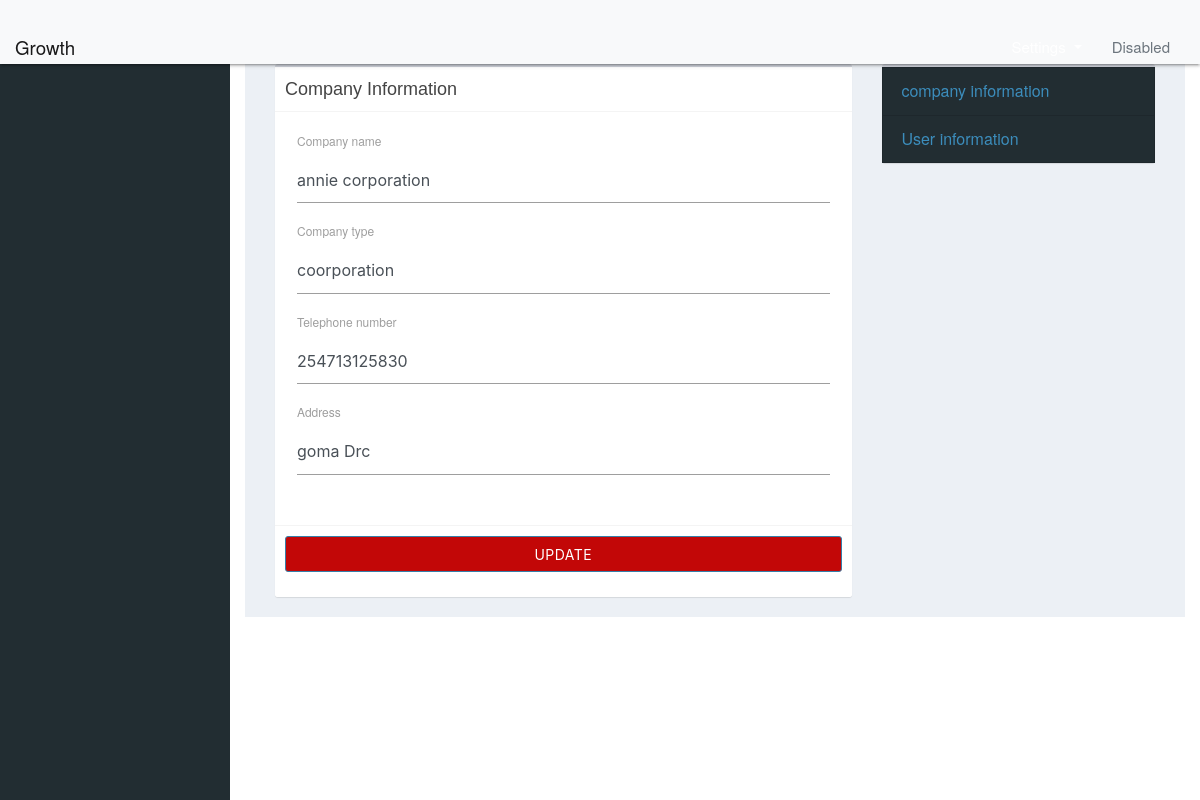
Page /account/company_information (signed in) on the committed database.
### tenderingSystem/model.py (models this page shows, shortened)
class Company(db.Model):
    id = db.Column(db.INTEGER, primary_key=True, autoincrement=True)
    company_name = db.Column(db.String(100), nullable=False, unique=True)
    phone_number = db.Column(db.String(15), nullable=False)
    address = db.Column(db.String(100), nullable=False)
    company_type = db.Column(db.String(50), nullable=True)
    user = db.Column(db.INTEGER, db.ForeignKey("users.id"), nullable=False, unique=True)
    tender_publisher = db.relationship("Tenders", backref="publisher", lazy=True)
    bid_publisher = db.relationship("Bid", backref="bid_publisher", lazy=True)

### tenderingSystem/routes.py (the view, shortened to what this page needs)
@app.route('/account/company_information', methods=["GET", "POST"])
@login_required
def company_information():
    form = CompanyForm()
    update_form = UpdateCompanyForm()
    company = get_company_information()
    if request.method == "GET":
        if company:
            update_form.company_name.data = company.company_name
            update_form.company_type.data = company.company_type
            update_form.phone_number.data = company.phone_number
            update_form.address.data = company.address
            return render_template('company_info.html', company=company, update_form=update_form)
        else:
            return render_template('company_info.html', form=form)
    return render_template('buyer/company_info.html', form=form, company_name=company.company_name)

### tenderingSystem/forms.py
class CompanyForm(FlaskForm):
    company_name = StringField("Company name", validators=[DataRequired()])
    phone_number = IntegerField("Telephone number", validators=[DataRequired()])
    address = StringField("Address", validators=[DataRequired()])
    company_type = StringField("Company type", validators=[DataRequired()])
    submit = SubmitField("register")

class UpdateCompanyForm(FlaskForm):
    company_name = StringField("Company name", validators=[DataRequired()])
    phone_number = IntegerField("Telephone number", validators=[DataRequired()])
    address = StringField("Address", validators=[DataRequired()])
    company_type = StringField("Company type", validators=[DataRequired()])
    submit = SubmitField("Update")

### tenderingSystem/helper_functions.py (called while the page is built)
def get_company_information():
    company = Company.query.filter_by(user=current_user.id).first()
    return company

### tenderingSystem/model.py (called while the page is built)
@login_manager.user_loader
def load_user(user_id):
    return Users.query.get(int(user_id))

### tenderingSystem/templates/company_info.html (shortened to what this page needs)
{% extends("buyer/home.html") %}
{% block head %}
    {{ super() }}
{% endblock %}
{% block body %}
    <div class="container-fluid">
        <div class="row">
            <div class="col-8">
                 <div class="box">
                    <div class="box-header with-border">
                        <h3 class="box-title">Company Information</h3>
                    </div>
                        {% if not company %}
                            <form action="{{ url_for('company_information') }}" method="post">
                                {{ form.hidden_tag() }}
                                <div class="box-body">
                                    <fieldset class="form-group">
                                    <div class="form-group">
                                        {{ form.company_name.label(class="form-control-label") }}
                                        {% if form.company_name.errors %}
                                            {{ form.company_name(class="form-control form-control-lg is_invalid") }}
                                            {% for error in form.company_name.errors %}
                                                <div class="text-danger">
                                                    <span>{{ error }}</span>
                                                </div>
                                            {% endfor %}
                                        {% else %}
                                            {{ form.company_name(class="form-control form-control-lg") }}
                                        {% endif %}
                                    </div>
                                    <div class="form-group">
                                        {{ form.company_type.label(class="form-control-label") }}
                                        {% if form.company_type.errors %}
                                            {{ form.company_type(class="form-control form-control-lg is_invalid") }}
                                            {% for error in form.company_type.errors %}
                                                <div class="text-danger">
                                                    <span>{{ error }}</span>
                                                </div>
                                            {% endfor %}
                                        {% else %}
                                            {{ form.company_type(class="form-control form-control-lg") }}
                                        {% endif %}
                                    </div>
                                    <div class="form-group">
                                        {{ form.phone_number.label(class="form-control-label") }}
                                        {% if form.phone_number.errors %}
                                            {{ form.phone_number(class="form-control form-control-lg is_invalid") }}
                                            {% for error in form.phone_number.errors %}
                                                <div class="text-danger">
                                                    <span>{{ error }}</span>
                                                </div>
                                            {% endfor %}
                                        {% else %}
                                            {{ form.phone_number(class="form-control form-control-lg") }}
                                        {% endif %}
                                    </div>
                                    <div class="form-group">
                                        {{ form.address.label(class="form-control-label") }}
                                        {% if form.address.errors %}
                                            {{ form.address(class="form-control form-control-lg is_invalid") }}
                                            {% for error in form.address.errors %}
                                                <div class="text-danger">
                                                    <span>{{ error }}</span>
                                                </div>
                                            {% endfor %}
                                        {% else %}
                                            {{ form.address(class="form-control form-control-lg") }}
                                        {% endif %}
                                    </div>
                                    </fieldset>
                                </div>
                                <div class="box-footer">
                                    <div class="form-group">
                                        {{ form.submit(class="btn btn-primary btn-m btn-block", style="background-color: #C20707")}}
                                    </div>
                                </div>
                            </form>
                        {% else %}
                            <form action="{{ url_for('update_company_information') }}" method="post">
                                <div class="box-body">
                                    <fieldset class="form-group">
                                    <div class="form-group">
                                        {{ update_form.company_name.label(class="form-control-label") }}
                                        {% if update_form.company_name.errors %}
                                            {{ update_form.company_name(class="form-control form-control-lg is_invalid") }}
                                            {% for error in update_form.company_name.errors %}
                                                <div class="text-danger">
                                                    <span>{{ error }}</span>
                                                </div>
                                            {% endfor %}
                                        {% else %}
                                            {{ update_form.company_name(class="form-control form-control-lg") }}
                                        {% endif %}
                                    </div>
                                    <div class="form-group">
                                        {{ update_form.company_type.label(class="form-control-label") }}
                                        {% if update_form.company_type.errors %}
                                            {{ update_form.company_type(class="form-control form-control-lg is_invalid") }}
                                            {% for error in update_form.company_type.errors %}
                                                <div class="text-danger">
                                                    <span>{{ error }}</span>
                                                </div>
                                            {% endfor %}
                                        {% else %}
                                            {{ update_form.company_type(class="form-control form-control-lg") }}
                                        {% endif %}
                                    </div>
                                    <div class="form-group">
                                        {{ update_form.phone_number.label(class="form-control-label") }}
                                        {% if update_form.phone_number.errors %}
                                            {{ update_form.phone_number(class="form-control form-control-lg is_invalid") }}
                                            {% for error in update_form.phone_number.errors %}
                                                <div class="text-danger">
                                                    <span>{{ error }}</span>
                                                </div>
                                            {% endfor %}
                                        {% else %}
                                            {{ update_form.phone_number(class="form-control form-control-lg") }}
                                        {% endif %}
                                    </div>
                                    <div class="form-group">
                                        {{ update_form.address.label(class="form-control-label") }}
                                        {% if update_form.address.errors %}
                                            {{ update_form.address(class="form-control form-control-lg is_invalid") }}
                                            {% for error in update_form.address.errors %}
                                                <div class="text-danger">
                                                    <span>{{ error }}</span>
                                                </div>
                                            {% endfor %}
                                        {% else %}
                                            {{ update_form.address(class="form-control form-control-lg") }}
                                        {% endif %}
                                    </div>
                                    </fieldset>
                                </div>
                                <div class="box-footer">
                                    <div class="form-group">
                                        {{ update_form.submit(class="btn btn-primary btn-m btn-block", style="background-color: #C20707")}}
                                    </div>
                                </div>
                            </form>
                        {% endif %}
                    </div>
                </div>
                <div class="col-4">
                    <div class="box">
                        <div>
                            <ul>
                                <li class="sidebar-links"><a  href="{{ url_for('company_information') }}">company information</a></li>
                                <li class="sidebar-links"><a  href="{{ url_for('user_information') }}">User information</a></li>
                            </ul>
                        </div>
                    </div>
                </div>
            </div>
        </div>
{% endblock %}

### tenderingSystem/static/css/buyer.css (style rules this page uses)
* { margin:0; padding: 0; font-size: 16px; list-style: none; text-decoration: none; }
.sidebar-links a { position: relative; display: block; text-decoration: none; padding: .75rem 1.25rem; margin-bottom: -1px; background-color: #222d32; border: 1px solid rgba(0, 0, 0, 0.125); border-top-color: rgba(0, 0, 0, .125); transition: all 0.3s ease-in-out 0s; }

### rows in the picture
Company: company_name "annie corporation", company_type "coorporation", phone_number "254713125830", address "goma Drc"

### other values in the picture
{{ update_form.company_name.label(class="form-control-label") }} "Company name"
{{ update_form.company_type.label(class="form-control-label") }} "Company type"
{{ update_form.phone_number.label(class="form-control-label") }} "Telephone number"
{{ update_form.address.label(class="form-control-label") }} "Address"
